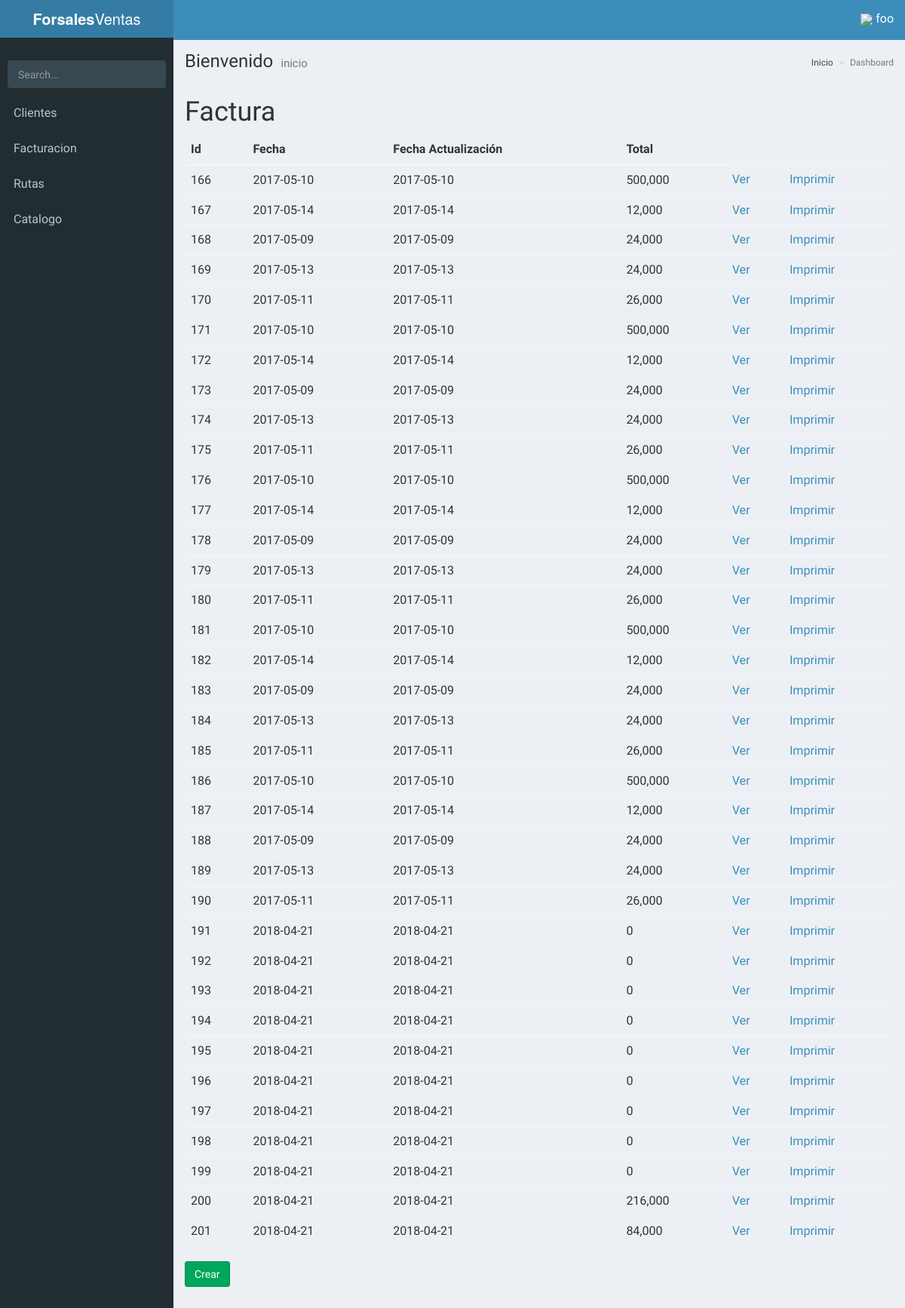
Page /factura/ (signed in) on the committed database.
### facturacion/models.py (models this page shows)
class factura(models.Model):
	fecha_creacion = models.DateTimeField(default=datetime.datetime.now())
	factualizacion = models.DateTimeField(default=datetime.datetime.now())
	valor_total = models.IntegerField(default=0)
	cliente = models.ForeignKey(cliente)

### facturacion/views.py (the view)
# urls.py: url(r'^factura/$', FacturaList.as_view(), name="factura"),
class FacturaList(LoginRequiredMixin,AjaxableResponseMixin,ListView):
	model = factura
	template_name = 'factura/listar.html'
	fields = "__all__"
	success_url = reverse_lazy('listar_factura')
	def get_context_data(self,**kwargs):
		context = super(FacturaList, self).get_context_data(**kwargs)
		return context

### facturacion/templates/factura/listar.html
{% extends 'AdminLTE/index.html' %}
{% load humanize %}
{% block content %}
	<h1>Factura</h1>
	<table class="table">
		<thead>
			<tr>
				<th>Id</th>
				<th>Fecha</th>
				<th>Fecha Actualización</th>
				<th>Total</th>
			</tr>
		</thead>
		<tbody>
			{% for factura in object_list %}
				<tr>
					<td>{{ factura.pk }}</td>
					<td>{{ factura.fecha_creacion | date:'Y-m-d' }}</td>
					<td>{{ factura.factualizacion | date:'Y-m-d' }}</td>
					<td>{{ factura.valor_total | intcomma}}</td>
					<td><a href="{% url 'ver_factura_detalle' factura.pk %}">Ver</a></td>
					<td><a href="{% url 'factura_imprimir' factura.pk %}">Imprimir</a></td>
				</tr>
			{% empty %}
				<tr>
					<td>Sin factura</td>
				</tr>
			{% endfor %}
		</tbody>
	</table>
	<a class="btn btn-success" href="{% url 'facturacion' %}">Crear</a>
{% endblock content %}

### base/templates/AdminLTE/index.html (shortened to what this page needs)
{% load static %}
<!DOCTYPE html>
<html>
<head>
<link rel="stylesheet" href="https://unpkg.com/bootstrap-material-design@4.0.0-beta.3/dist/css/bootstrap-material-design.min.css"
>
  <link rel="stylesheet" href="{% static 'css/AdminLTE/bootstrap/css/bootstrap.min.css' %}">
  <link rel="stylesheet" href="{% static 'css/AdminLTE/AdminLTE.min.css' %}">
  <link rel="stylesheet" href="{% static 'css/AdminLTE/skins/_all-skins.min.css' %}">
  <link rel="stylesheet" href="{% static 'css/AdminLTE/plugins/iCheck/flat/blue.css' %}">
  <link rel="stylesheet" href="{% static 'css/AdminLTE/plugins/morris/morris.css' %}">
  <link rel="stylesheet" href="{% static 'css/AdminLTE/plugins/jvectormap/jquery-jvectormap-1.2.2.css' %}">
  <link rel="stylesheet" href="{% static 'css/AdminLTE/plugins/datepicker/datepicker3.css' %}">
  <link rel="stylesheet" href="{% static 'css/AdminLTE/plugins/daterangepicker/daterangepicker.css' %}">
  <link rel="stylesheet" href="{% static 'css/AdminLTE/plugins/bootstrap-wysihtml5/bootstrap3-wysihtml5.min.css' %}">
  <link rel="stylesheet" href="{% static 'alertifyjs/css/alertify.min.css' %}">
  <link rel="stylesheet" href="{% static 'alertifyjs/css/themes/bootstrap.min.css' %}">
  <link rel="stylesheet" href="{% static 'vue/vue-good-table/vue-good-table.css' %}">
</head>
<body class="hold-transition skin-blue sidebar-mini">
<div class="wrapper" id="vue-root">
  <header class="main-header">
    <a href="/" class="logo">
      <span class="logo-lg"><b>Forsales</b>Ventas</span>
    </a>
    <nav class="navbar navbar-static-top">
      <a href="#" class="sidebar-toggle" data-toggle="offcanvas" role="button">
      </a>
      <div class="navbar-custom-menu">
        <ul class="nav navbar-nav">
          <li class="dropdown user user-menu">
            <a href="#" class="dropdown-toggle" data-toggle="dropdown">
             <img style="width: 10%; " src="{% static 'img/user.png' %}">
              <span class="hidden-xs">{{ request.user.username }}</span>
            </a>
          </li>
        </ul>
      </div>
    </nav>
  </header>
  <aside class="main-sidebar">
    <section class="sidebar">
      <div class="user-panel">
      </div>
      <form action="#" method="get" class="sidebar-form">
        <div class="input-group">
          <input type="text" name="q" class="form-control" placeholder="Search...">
              <span class="input-group-btn">
                <button type="submit" name="search" id="search-btn" class="btn btn-flat">
                </button>
              </span>
        </div>
      </form>
      <ul class="sidebar-menu">
      {% if request.user.is_superuser %}
        <li class="header">PANEL DE CONTROL</li>
        <li>
          <a href="{% url 'listar_productos' %}">
            <i class="fa fa-shopping-basket" aria-hidden="true"><span>Productos</span></i>
          </a>
        </li>
        <li>
          <a href="{% url 'listar_clientes' %}">
            <i class="fa fa-th"></i> <span>Clientes</span>
          </a>
        </li>
        <li>
          <a href="{% url 'bodega' 'main' %}">
            <i class="fa fa-th"></i> <span>Bodega</span>
          </a>
        </li>
        <li>
          <a href="{% url 'listar_distribuidores' %}">
            <i class="fa fa-th"></i> <span>Distribuidores</span>
          </a>
        </li>
        <li>
          <a href="{% url 'listar_proveedores' %}">
            <i class="fa fa-th"></i> <span>Proveedores</span>
          </a>
        </li>
        <li class="treeview">
          <a href="#">
            <i class="fa fa-dashboard"></i> <span>Facturacion</span>
            <span class="pull-right-container">
              <i class="fa fa-angle-left pull-right"></i>
            </span>
          </a>
          <ul class="treeview-menu">
            <li class=""><a href="{% url 'factura' %}"><i class="fa fa-circle-o"></i> Listar</a></li>
          </ul>
           <ul class="treeview-menu">
            <li class=""><a href="{% url 'reportes' %}"><i class="fa fa-circle-o"></i> reportes</a></li>
          </ul>
        </li>
        <li class="treeview">
          <a href="#">
            <i class="fa fa-dashboard"></i> <span>Inventario</span>
            <span class="pull-right-container">
              <i class="fa fa-angle-left pull-right"></i>
            </span>
          </a>
          <ul class="treeview-menu">
            <li class=""><a href="{% url 'movimiento' %}"><i class="fa fa-circle-o"></i> Movimientos</a></li>
          </ul>
        </li>
        <li class="treeview">
          <a href="#">
            <i class="fa fa-dashboard"></i> <span>Catalogo</span>
            <span class="pull-right-container">
              <i class="fa fa-angle-left pull-right"></i>
            </span>
          </a>
          <ul class="treeview-menu">
            <li class=""><a href="{% url 'catalogos' %}"><i class="fa fa-circle-o"></i> Lista</a></li>
          </ul>
        </li>
        <li class="treeview">
          <a href="#">
            <i class="fa fa-dashboard"></i> <span>Rutas</span>
            <span class="pull-right-container">
              <i class="fa fa-angle-left pull-right"></i>
            </span>
          </a>
          <ul class="treeview-menu">
            <li class=""><a href="{% url 'rutas-mapa' %}"><i class="fa fa-circle-o"></i> Rutas</a></li>
          </ul>
        </li>
      {% else %}
        {% if request.user %}
<li>
          <a href="{% url 'listar_clientes' %}">
             <span>Clientes</span>
          </a>
        </li>
          <li class="treeview">
            <a href="#">
               <span>Facturacion</span>
            </a>
          </li>
          <li class="treeview">
            <a href="#">
               <span>Rutas</span>
            </a>
          </li>
        <li class="treeview">
          <a href="#">
             <span>Catalogo</span>
          </a>
        </li>
        {% endif %}
      {% endif %}
      </ul>
    </section>
  </aside>
  <div class="content-wrapper">
    <section class="content-header">
      <h1>
        Bienvenido
        <small>inicio</small>
      </h1>
      <ol class="breadcrumb">
        <li><a href="#"> Inicio</a></li>
        <li class="active">Dashboard</li>
      </ol>
    </section>
    <section class="content">
      {% block content %}
      {% endblock content %}
    </section>
  </div>
</div>
</body>
</html>

### base/templates/AdminLTE/index.html (style rules this page uses)
html, body { font-size: 16px !important; }
.navbar { display: inherit !important; }

### rows in the picture
factura: pk "166", fecha_creacion "2017-05-10", factualizacion "2017-05-10", valor_total "500,000"
factura: pk "167", fecha_creacion "2017-05-14", factualizacion "2017-05-14", valor_total "12,000"
factura: pk "168", fecha_creacion "2017-05-09", factualizacion "2017-05-09", valor_total "24,000"
factura: pk "169", fecha_creacion "2017-05-13", factualizacion "2017-05-13", valor_total "24,000"
factura: pk "170", fecha_creacion "2017-05-11", factualizacion "2017-05-11", valor_total "26,000"
factura: pk "171", fecha_creacion "2017-05-10", factualizacion "2017-05-10", valor_total "500,000"
factura: pk "172", fecha_creacion "2017-05-14", factualizacion "2017-05-14", valor_total "12,000"
factura: pk "173", fecha_creacion "2017-05-09", factualizacion "2017-05-09", valor_total "24,000"
factura: pk "174", fecha_creacion "2017-05-13", factualizacion "2017-05-13", valor_total "24,000"
factura: pk "175", fecha_creacion "2017-05-11", factualizacion "2017-05-11", valor_total "26,000"
factura: pk "176", fecha_creacion "2017-05-10", factualizacion "2017-05-10", valor_total "500,000"
factura: pk "177", fecha_creacion "2017-05-14", factualizacion "2017-05-14", valor_total "12,000"
factura: pk "178", fecha_creacion "2017-05-09", factualizacion "2017-05-09", valor_total "24,000"
factura: pk "179", fecha_creacion "2017-05-13", factualizacion "2017-05-13", valor_total "24,000"
factura: pk "180", fecha_creacion "2017-05-11", factualizacion "2017-05-11", valor_total "26,000"
factura: pk "181", fecha_creacion "2017-05-10", factualizacion "2017-05-10", valor_total "500,000"
factura: pk "182", fecha_creacion "2017-05-14", factualizacion "2017-05-14", valor_total "12,000"
factura: pk "183", fecha_creacion "2017-05-09", factualizacion "2017-05-09", valor_total "24,000"
factura: pk "184", fecha_creacion "2017-05-13", factualizacion "2017-05-13", valor_total "24,000"
factura: pk "185", fecha_creacion "2017-05-11", factualizacion "2017-05-11", valor_total "26,000"
factura: pk "186", fecha_creacion "2017-05-10", factualizacion "2017-05-10", valor_total "500,000"
factura: pk "187", fecha_creacion "2017-05-14", factualizacion "2017-05-14", valor_total "12,000"
factura: pk "188", fecha_creacion "2017-05-09", factualizacion "2017-05-09", valor_total "24,000"
factura: pk "189", fecha_creacion "2017-05-13", factualizacion "2017-05-13", valor_total "24,000"
factura: pk "190", fecha_creacion "2017-05-11", factualizacion "2017-05-11", valor_total "26,000"
factura: pk "191", fecha_creacion "2018-04-21", factualizacion "2018-04-21", valor_total "0"
factura: pk "192", fecha_creacion "2018-04-21", factualizacion "2018-04-21", valor_total "0"
factura: pk "193", fecha_creacion "2018-04-21", factualizacion "2018-04-21", valor_total "0"
factura: pk "194", fecha_creacion "2018-04-21", factualizacion "2018-04-21", valor_total "0"
factura: pk "195", fecha_creacion "2018-04-21", factualizacion "2018-04-21", valor_total "0"
factura: pk "196", fecha_creacion "2018-04-21", factualizacion "2018-04-21", valor_total "0"
factura: pk "197", fecha_creacion "2018-04-21", factualizacion "2018-04-21", valor_total "0"
factura: pk "198", fecha_creacion "2018-04-21", factualizacion "2018-04-21", valor_total "0"
factura: pk "199", fecha_creacion "2018-04-21", factualizacion "2018-04-21", valor_total "0"
factura: pk "200", fecha_creacion "2018-04-21", factualizacion "2018-04-21", valor_total "216,000"
factura: pk "201", fecha_creacion "2018-04-21", factualizacion "2018-04-21", valor_total "84,000"

### other values in the picture
{{ request.user.username }} "foo"
